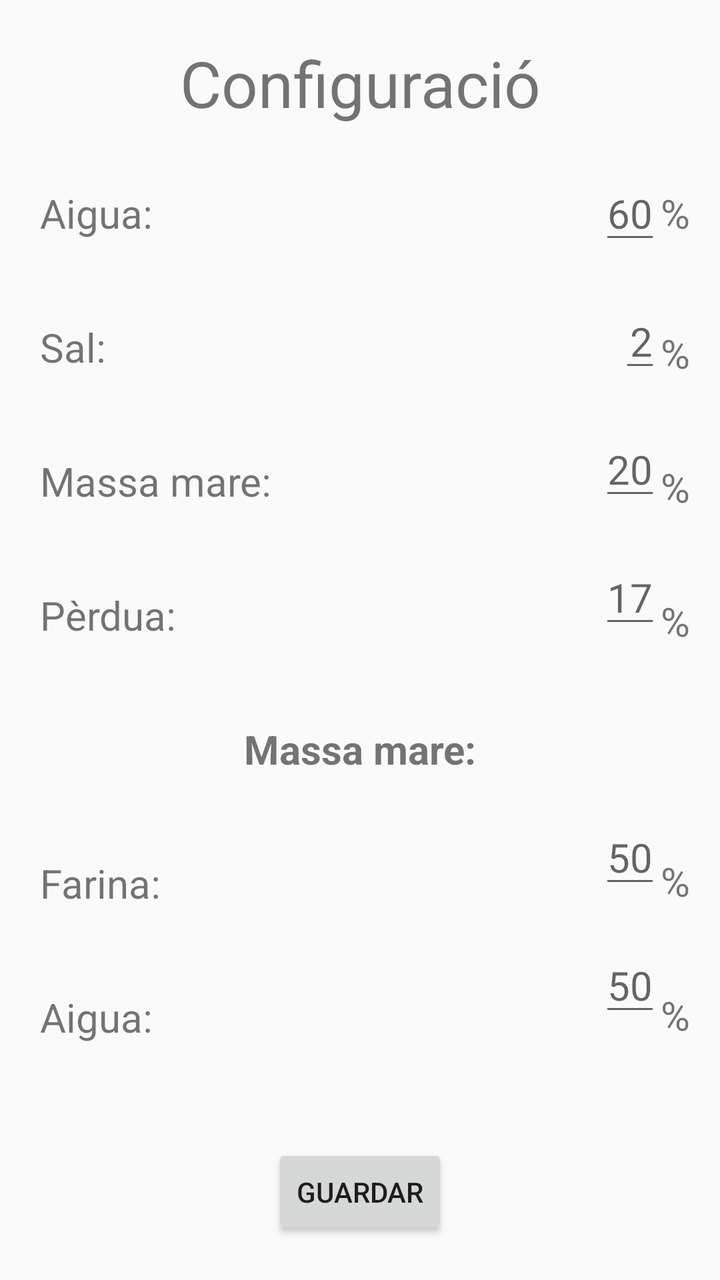
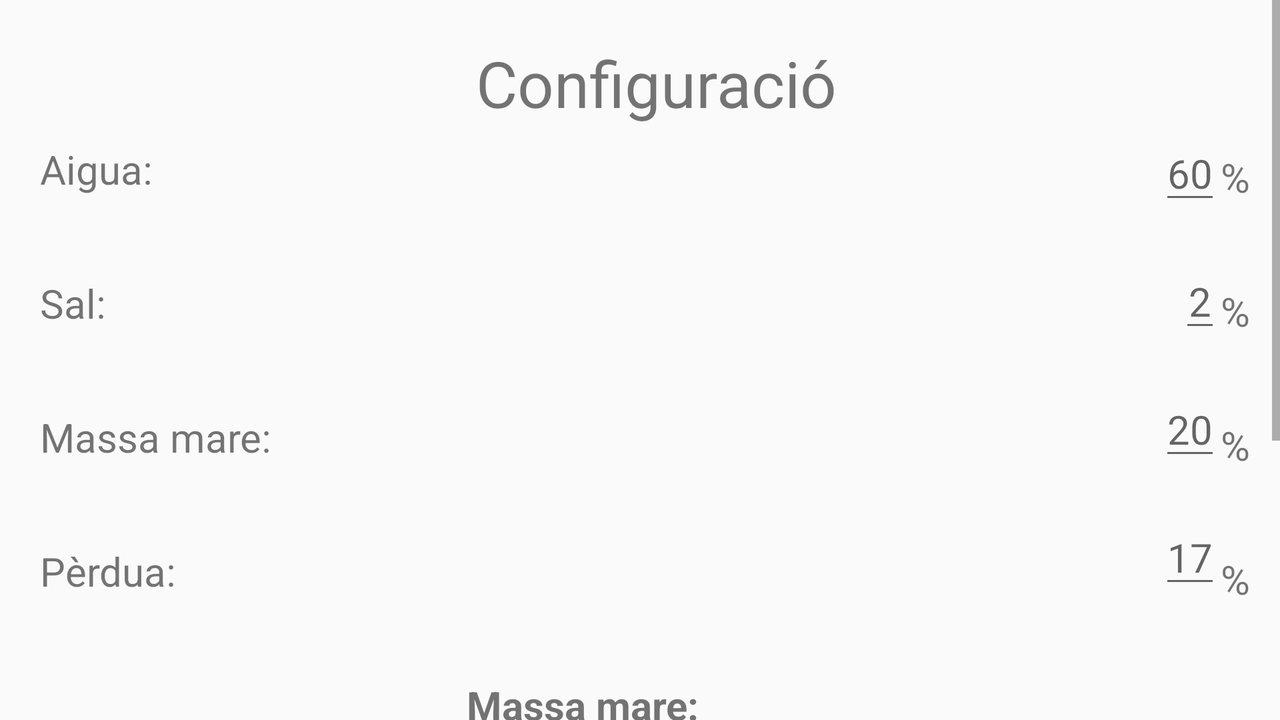

One screen, two layout resources from the same app: the default and the repository's alternative for another configuration. Each is rendered where Android would select it; the XML of both is given below.
<!-- AndroidManifest.xml: application theme TupiTheme -->
<!-- res/layout/activity_configuration.xml -->
<?xml version="1.0" encoding="utf-8"?>
<androidx.constraintlayout.widget.ConstraintLayout xmlns:android="http://schemas.android.com/apk/res/android"
    xmlns:app="http://schemas.android.com/apk/res-auto"
    xmlns:tools="http://schemas.android.com/tools"
    android:layout_width="match_parent"
    android:layout_height="match_parent"
    tools:context=".ConfigurationActivity">

    <Button
        android:id="@+id/button2"
        android:layout_width="wrap_content"
        android:layout_height="wrap_content"
        android:layout_marginBottom="20dp"
        android:onClick="onSave"
        android:text="@string/guardar"
        app:layout_constraintBottom_toBottomOf="parent"
        app:layout_constraintEnd_toEndOf="parent"
        app:layout_constraintStart_toStartOf="parent" />

    <androidx.constraintlayout.widget.ConstraintLayout
        android:layout_width="match_parent"
        android:layout_height="wrap_content"
        android:layout_marginTop="20dp"
        app:layout_constraintEnd_toEndOf="parent"
        app:layout_constraintStart_toStartOf="parent"
        app:layout_constraintTop_toTopOf="parent">

        <TextView
            android:id="@+id/textView3"
            android:layout_width="wrap_content"
            android:layout_height="wrap_content"
            android:text="@string/configuracio"
            android:textAlignment="center"
            android:textSize="32sp"
            app:layout_constraintBottom_toTopOf="@+id/constraintLayout2"
            app:layout_constraintEnd_toEndOf="parent"
            app:layout_constraintStart_toStartOf="parent"
            app:layout_constraintTop_toTopOf="parent"
            app:layout_constraintVertical_bias="0.627" />

        <androidx.constraintlayout.widget.ConstraintLayout
            android:id="@+id/constraintLayout2"
            android:layout_width="match_parent"
            android:layout_height="wrap_content"
            app:layout_constraintEnd_toEndOf="parent"
            app:layout_constraintStart_toStartOf="parent"
            app:layout_constraintTop_toBottomOf="@+id/textView3">

            <EditText
                android:id="@+id/aiguaConfig"
                android:layout_width="wrap_content"
                android:layout_height="wrap_content"
                android:layout_marginTop="20dp"
                android:hint="60"
                android:inputType="number"
                android:textAlignment="textEnd"
                android:textSize="20sp"
                app:layout_constraintEnd_toStartOf="@+id/textView11"
                app:layout_constraintTop_toTopOf="parent" />

            <EditText
                android:id="@+id/salConfig"
                android:layout_width="wrap_content"
                android:layout_height="wrap_content"
                android:layout_marginTop="20dp"
                android:hint="2"
                android:inputType="number"
                android:textAlignment="textEnd"
                android:textSize="20sp"
                app:layout_constraintEnd_toStartOf="@+id/textView15"
                app:layout_constraintTop_toBottomOf="@+id/aiguaConfig" />

            <EditText
                android:id="@+id/massaMareConfig"
                android:layout_width="wrap_content"
                android:layout_height="wrap_content"
                android:layout_marginTop="20dp"
                android:hint="20"
                android:inputType="number"
                android:textAlignment="textEnd"
                android:textSize="20sp"
                app:layout_constraintEnd_toStartOf="@+id/textView17"
                app:layout_constraintTop_toBottomOf="@+id/salConfig" />

            <EditText
                android:id="@+id/perduaConfig"
                android:layout_width="wrap_content"
                android:layout_height="wrap_content"
                android:layout_marginTop="20dp"
                android:hint="17"
                android:inputType="number"
                android:textAlignment="textEnd"
                android:textSize="20sp"
                app:layout_constraintEnd_toStartOf="@+id/textView27"
                app:layout_constraintTop_toBottomOf="@+id/massaMareConfig" />

            <EditText
                android:id="@+id/farinaMassaMareConfig"
                android:layout_width="wrap_content"
                android:layout_height="wrap_content"
                android:layout_marginTop="150dp"
                android:hint="50"
                android:inputType="number"
                android:textAlignment="textEnd"
                android:textSize="20sp"
                app:layout_constraintEnd_toStartOf="@+id/textView19"
                app:layout_constraintTop_toBottomOf="@+id/massaMareConfig" />

            <EditText
                android:id="@+id/aiguaMassaMareConfig"
                android:layout_width="wrap_content"
                android:layout_height="wrap_content"
                android:layout_marginTop="20dp"
                android:hint="50"
                android:inputType="number"
                android:textAlignment="textEnd"
                android:textSize="20sp"
                app:layout_constraintEnd_toStartOf="@+id/textView20"
                app:layout_constraintTop_toBottomOf="@+id/farinaMassaMareConfig" />

            <TextView
                android:id="@+id/textView9"
                android:layout_width="wrap_content"
                android:layout_height="wrap_content"
                android:layout_marginStart="20dp"
                android:layout_marginTop="30dp"
                android:text="@string/aiguaTitle"
                android:textSize="20sp"
                app:layout_constraintStart_toStartOf="parent"
                app:layout_constraintTop_toTopOf="parent" />

            <TextView
                android:id="@+id/textView12"
                android:layout_width="wrap_content"
                android:layout_height="wrap_content"
                android:layout_marginStart="20dp"
                android:layout_marginTop="40dp"
                android:text="@string/salTitle"
                android:textSize="20sp"
                app:layout_constraintStart_toStartOf="parent"
                app:layout_constraintTop_toBottomOf="@+id/textView9" />

            <TextView
                android:id="@+id/textView14"
                android:layout_width="wrap_content"
                android:layout_height="wrap_content"
                android:layout_marginStart="20dp"
                android:layout_marginTop="40dp"
                android:text="@string/massa_mareTitle"
                android:textSize="20sp"
                app:layout_constraintStart_toStartOf="parent"
                app:layout_constraintTop_toBottomOf="@+id/textView12" />

            <TextView
                android:id="@+id/perduaText"
                android:layout_width="wrap_content"
                android:layout_height="wrap_content"
                android:layout_marginStart="20dp"
                android:layout_marginTop="40dp"
                android:text="@string/perdua"
                android:textSize="20sp"
                app:layout_constraintStart_toStartOf="parent"
                app:layout_constraintTop_toBottomOf="@+id/textView14" />

            <TextView
                android:id="@+id/textView10"
                android:layout_width="wrap_content"
                android:layout_height="wrap_content"
                android:layout_marginTop="40dp"
                android:text="@string/massa_mareTitle"
                android:textSize="20sp"
                android:textStyle="bold"
                app:layout_constraintEnd_toEndOf="parent"
                app:layout_constraintStart_toStartOf="parent"
                app:layout_constraintTop_toBottomOf="@+id/perduaText" />

            <TextView
                android:id="@+id/textView16"
                android:layout_width="wrap_content"
                android:layout_height="wrap_content"
                android:layout_marginStart="20dp"
                android:layout_marginTop="40dp"
                android:text="@string/farinaTitle"
                android:textSize="20sp"
                app:layout_constraintStart_toStartOf="parent"
                app:layout_constraintTop_toBottomOf="@+id/textView10" />

            <TextView
                android:id="@+id/textView18"
                android:layout_width="wrap_content"
                android:layout_height="wrap_content"
                android:layout_marginStart="20dp"
                android:layout_marginTop="40dp"
                android:text="@string/aiguaTitle"
                android:textSize="20sp"
                app:layout_constraintStart_toStartOf="parent"
                app:layout_constraintTop_toBottomOf="@+id/textView16" />

            <TextView
                android:id="@+id/textView11"
                android:layout_width="wrap_content"
                android:layout_height="wrap_content"
                android:layout_marginTop="30dp"
                android:layout_marginEnd="15dp"
                android:text="%"
                android:textSize="20sp"
                app:layout_constraintEnd_toEndOf="parent"
                app:layout_constraintTop_toTopOf="parent" />

            <TextView
                android:id="@+id/textView15"
                android:layout_width="wrap_content"
                android:layout_height="wrap_content"
                android:layout_marginTop="43dp"
                android:layout_marginEnd="15dp"
                android:text="%"
                android:textSize="20sp"
                app:layout_constraintEnd_toEndOf="parent"
                app:layout_constraintTop_toBottomOf="@+id/textView11" />

            <TextView
                android:id="@+id/textView17"
                android:layout_width="wrap_content"
                android:layout_height="wrap_content"
                android:layout_marginTop="40dp"
                android:layout_marginEnd="15dp"
                android:text="%"
                android:textSize="20sp"
                app:layout_constraintEnd_toEndOf="parent"
                app:layout_constraintTop_toBottomOf="@+id/textView15" />

            <TextView
                android:id="@+id/textView27"
                android:layout_width="wrap_content"
                android:layout_height="wrap_content"
                android:layout_marginTop="40dp"
                android:layout_marginEnd="15dp"
                android:text="%"
                android:textSize="20sp"
                app:layout_constraintEnd_toEndOf="parent"
                app:layout_constraintTop_toBottomOf="@+id/textView17" />

            <TextView
                android:id="@+id/textView19"
                android:layout_width="wrap_content"
                android:layout_height="wrap_content"
                android:layout_marginTop="170dp"
                android:layout_marginEnd="15dp"
                android:text="%"
                android:textSize="20sp"
                app:layout_constraintEnd_toEndOf="parent"
                app:layout_constraintTop_toBottomOf="@+id/textView17" />

            <TextView
                android:id="@+id/textView20"
                android:layout_width="wrap_content"
                android:layout_height="wrap_content"
                android:layout_marginTop="40dp"
                android:layout_marginEnd="15dp"
                android:text="%"
                android:textSize="20sp"
                app:layout_constraintEnd_toEndOf="parent"
                app:layout_constraintTop_toBottomOf="@+id/textView19" />

        </androidx.constraintlayout.widget.ConstraintLayout>
    </androidx.constraintlayout.widget.ConstraintLayout>

</androidx.constraintlayout.widget.ConstraintLayout>
<!-- resources referenced by this layout -->
<resources>
  <string name="aiguaTitle">Aigua:</string>
  <string name="configuracio">Configuració</string>
  <string name="farinaTitle">Farina:</string>
  <string name="guardar">Guardar</string>
  <string name="massa_mareTitle">Massa mare:</string>
  <string name="perdua">Pèrdua:</string>
  <string name="salTitle">Sal:</string>
  <style name="TupiTheme" parent="Theme.AppCompat.Light.DarkActionBar">
          
          <item name="colorPrimary">#6200EE</item>
          <item name="colorPrimaryDark">#3700B3</item>
          <item name="colorAccent">#c90606</item>
      </style>
</resources>
<!-- res/layout-land/activity_configuration.xml (the repository's variant of the layout above) -->
<!-- drawn on the phone turned sideways -->
<?xml version="1.0" encoding="utf-8"?>
<androidx.constraintlayout.widget.ConstraintLayout xmlns:android="http://schemas.android.com/apk/res/android"
    xmlns:app="http://schemas.android.com/apk/res-auto"
    xmlns:tools="http://schemas.android.com/tools"
    android:layout_width="match_parent"
    android:layout_height="match_parent"
    tools:context=".ConfigurationActivity">

    <ScrollView
        android:layout_width="match_parent"
        android:layout_height="match_parent"
        app:layout_constraintBottom_toBottomOf="parent"
        app:layout_constraintEnd_toEndOf="parent"
        app:layout_constraintStart_toStartOf="parent"
        app:layout_constraintTop_toTopOf="parent">

        <LinearLayout
            android:layout_width="match_parent"
            android:layout_height="wrap_content"
            android:orientation="vertical">

            <androidx.constraintlayout.widget.ConstraintLayout
                android:id="@+id/constraintLayout2"
                android:layout_width="match_parent"
                android:layout_height="wrap_content"
                android:layout_marginEnd="0dp"
                android:layout_marginRight="0dp"
                app:layout_constraintBottom_toBottomOf="parent"
                app:layout_constraintEnd_toEndOf="parent"
                app:layout_constraintStart_toStartOf="parent"
                app:layout_constraintTop_toTopOf="parent">

                <TextView
                    android:id="@+id/textView21"
                    android:layout_width="wrap_content"
                    android:layout_height="wrap_content"
                    android:layout_marginTop="75dp"
                    android:layout_marginEnd="15dp"
                    android:text="%"
                    android:textSize="20sp"
                    app:layout_constraintEnd_toEndOf="parent"
                    app:layout_constraintTop_toTopOf="parent" />

                <TextView
                    android:id="@+id/textView22"
                    android:layout_width="wrap_content"
                    android:layout_height="wrap_content"
                    android:layout_marginTop="40dp"
                    android:layout_marginEnd="15dp"
                    android:text="%"
                    android:textSize="20sp"
                    app:layout_constraintEnd_toEndOf="parent"
                    app:layout_constraintTop_toBottomOf="@+id/textView21" />

                <TextView
                    android:id="@+id/textView23"
                    android:layout_width="wrap_content"
                    android:layout_height="wrap_content"
                    android:layout_marginTop="40dp"
                    android:layout_marginEnd="15dp"
                    android:text="%"
                    android:textSize="20sp"
                    app:layout_constraintEnd_toEndOf="parent"
                    app:layout_constraintTop_toBottomOf="@+id/textView22" />

                <TextView
                    android:id="@+id/textView28"
                    android:layout_width="wrap_content"
                    android:layout_height="wrap_content"
                    android:layout_marginTop="40dp"
                    android:layout_marginEnd="15dp"
                    android:text="%"
                    android:textSize="20sp"
                    app:layout_constraintEnd_toEndOf="parent"
                    app:layout_constraintTop_toBottomOf="@+id/textView23" />

                <TextView
                    android:id="@+id/textView24"
                    android:layout_width="wrap_content"
                    android:layout_height="wrap_content"
                    android:layout_marginTop="102dp"
                    android:layout_marginEnd="12dp"
                    android:text="%"
                    android:textSize="20sp"
                    app:layout_constraintEnd_toEndOf="parent"
                    app:layout_constraintTop_toBottomOf="@+id/textView28" />

                <TextView
                    android:id="@+id/textView25"
                    android:layout_width="wrap_content"
                    android:layout_height="wrap_content"
                    android:layout_marginTop="40dp"
                    android:layout_marginEnd="15dp"
                    android:text="%"
                    android:textSize="20sp"
                    app:layout_constraintEnd_toEndOf="parent"
                    app:layout_constraintTop_toBottomOf="@+id/textView24" />

                <EditText
                    android:id="@+id/aiguaConfig"
                    android:layout_width="wrap_content"
                    android:layout_height="wrap_content"
                    android:hint="60"
                    android:inputType="number"
                    android:textAlignment="center"
                    android:textSize="20sp"
                    app:layout_constraintEnd_toStartOf="@+id/textView21"
                    app:layout_constraintTop_toBottomOf="@+id/textView3" />

                <EditText
                    android:id="@+id/salConfig"
                    android:layout_width="wrap_content"
                    android:layout_height="wrap_content"
                    android:layout_marginTop="20dp"
                    android:hint="2"
                    android:inputType="number"
                    android:textAlignment="center"
                    android:textSize="20sp"
                    app:layout_constraintEnd_toStartOf="@+id/textView22"
                    app:layout_constraintTop_toBottomOf="@+id/aiguaConfig" />

                <EditText
                    android:id="@+id/massaMareConfig"
                    android:layout_width="wrap_content"
                    android:layout_height="wrap_content"
                    android:layout_marginTop="20dp"
                    android:hint="20"
                    android:inputType="number"
                    android:textAlignment="center"
                    android:textSize="20sp"
                    app:layout_constraintEnd_toStartOf="@+id/textView23"
                    app:layout_constraintTop_toBottomOf="@+id/salConfig" />

                <EditText
                    android:id="@+id/perduaConfig"
                    android:layout_width="wrap_content"
                    android:layout_height="wrap_content"
                    android:layout_marginTop="20dp"
                    android:hint="17"
                    android:inputType="number"
                    android:textAlignment="center"
                    android:textSize="20sp"
                    app:layout_constraintEnd_toStartOf="@+id/textView28"
                    app:layout_constraintTop_toBottomOf="@+id/massaMareConfig" />

                <EditText
                    android:id="@+id/farinaMassaMareConfig"
                    android:layout_width="wrap_content"
                    android:layout_height="wrap_content"
                    android:layout_marginTop="80dp"
                    android:hint="50"
                    android:inputType="number"
                    android:textAlignment="center"
                    android:textSize="20sp"
                    app:layout_constraintEnd_toStartOf="@+id/textView24"
                    app:layout_constraintTop_toBottomOf="@+id/perduaConfig" />

                <EditText
                    android:id="@+id/aiguaMassaMareConfig"
                    android:layout_width="wrap_content"
                    android:layout_height="wrap_content"
                    android:layout_marginTop="20dp"
                    android:hint="50"
                    android:inputType="number"
                    android:textAlignment="center"
                    android:textSize="20sp"
                    app:layout_constraintEnd_toStartOf="@+id/textView25"
                    app:layout_constraintTop_toBottomOf="@+id/farinaMassaMareConfig" />

                <TextView
                    android:id="@+id/textView9"
                    android:layout_width="wrap_content"
                    android:layout_height="wrap_content"
                    android:layout_marginStart="20dp"
                    android:layout_marginTop="8dp"
                    android:text="@string/aiguaTitle"
                    android:textSize="20sp"
                    app:layout_constraintStart_toStartOf="parent"
                    app:layout_constraintTop_toBottomOf="@+id/textView3" />

                <TextView
                    android:id="@+id/textView12"
                    android:layout_width="wrap_content"
                    android:layout_height="wrap_content"
                    android:layout_marginStart="20dp"
                    android:layout_marginTop="40dp"
                    android:text="@string/salTitle"
                    android:textSize="20sp"
                    app:layout_constraintStart_toStartOf="parent"
                    app:layout_constraintTop_toBottomOf="@+id/textView9" />

                <TextView
                    android:id="@+id/textView14"
                    android:layout_width="wrap_content"
                    android:layout_height="wrap_content"
                    android:layout_marginStart="20dp"
                    android:layout_marginTop="40dp"
                    android:text="@string/massa_mareTitle"
                    android:textSize="20sp"
                    app:layout_constraintStart_toStartOf="parent"
                    app:layout_constraintTop_toBottomOf="@+id/textView12" />

                <TextView
                    android:id="@+id/textView26"
                    android:layout_width="wrap_content"
                    android:layout_height="wrap_content"
                    android:layout_marginStart="20dp"
                    android:layout_marginTop="40dp"
                    android:text="@string/perdua"
                    android:textSize="20sp"
                    app:layout_constraintStart_toStartOf="parent"
                    app:layout_constraintTop_toBottomOf="@+id/textView14" />

                <TextView
                    android:id="@+id/textView13"
                    android:layout_width="wrap_content"
                    android:layout_height="wrap_content"
                    android:layout_marginTop="40dp"
                    android:text="@string/massa_mareTitle"
                    android:textSize="20sp"
                    android:textStyle="bold"
                    app:layout_constraintEnd_toStartOf="@+id/farinaMassaMareConfig"
                    app:layout_constraintStart_toStartOf="parent"
                    app:layout_constraintTop_toBottomOf="@+id/textView26" />

                <TextView
                    android:id="@+id/textView16"
                    android:layout_width="wrap_content"
                    android:layout_height="wrap_content"
                    android:layout_marginStart="20dp"
                    android:layout_marginTop="40dp"
                    android:text="@string/farinaTitle"
                    android:textSize="20sp"
                    app:layout_constraintStart_toStartOf="parent"
                    app:layout_constraintTop_toBottomOf="@+id/textView13" />

                <TextView
                    android:id="@+id/textView18"
                    android:layout_width="wrap_content"
                    android:layout_height="wrap_content"
                    android:layout_marginStart="20dp"
                    android:layout_marginTop="40dp"
                    android:text="@string/aiguaTitle"
                    android:textSize="20sp"
                    app:layout_constraintStart_toStartOf="parent"
                    app:layout_constraintTop_toBottomOf="@+id/textView16" />

                <TextView
                    android:id="@+id/textView3"
                    android:layout_width="wrap_content"
                    android:layout_height="wrap_content"
                    android:layout_marginTop="20dp"
                    android:text="@string/configuracio"
                    android:textAlignment="center"
                    android:textSize="32sp"
                    app:layout_constraintEnd_toStartOf="@+id/aiguaConfig"
                    app:layout_constraintStart_toEndOf="@+id/textView9"
                    app:layout_constraintTop_toTopOf="parent" />

                <Button
                    android:id="@+id/button2"
                    android:layout_width="wrap_content"
                    android:layout_height="wrap_content"
                    android:layout_marginTop="20dp"
                    android:layout_marginBottom="20dp"
                    android:onClick="onSave"
                    android:text="@string/guardar"
                    app:layout_constraintBottom_toBottomOf="parent"
                    app:layout_constraintEnd_toEndOf="parent"
                    app:layout_constraintStart_toStartOf="parent"
                    app:layout_constraintTop_toBottomOf="@+id/textView18" />

            </androidx.constraintlayout.widget.ConstraintLayout>
        </LinearLayout>
    </ScrollView>

</androidx.constraintlayout.widget.ConstraintLayout>
